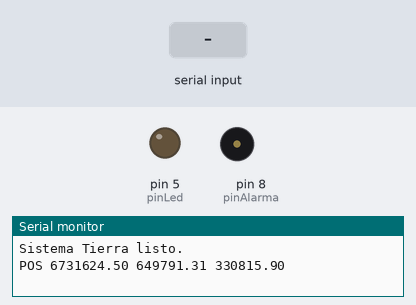
Bench run of a sketch on a simulated Arduino Uno, built with avr-gcc and run on an emulated ATmega328P. Parts: output pins drawn as LEDs (lit = HIGH), buzzer (waves = sounding), the last lines printed to the serial monitor. The test bench sets the inputs (shaded band).

Above: at 1.2 s.
1.3 s: "1!2\n" received over the second serial link
At 1.46 s:
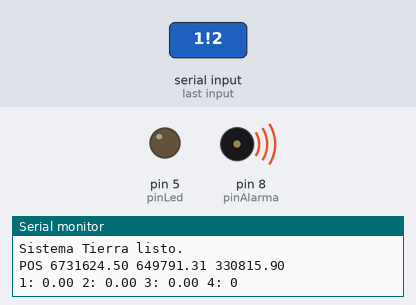
3.1 s: "#:\n" received over the second serial link
At 4.4 s:
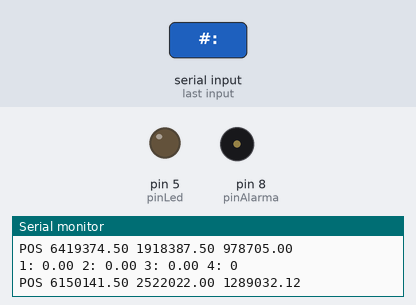
Timing chart, 0 to 6.1 s (numbered marks = the images above; inputs shaded):
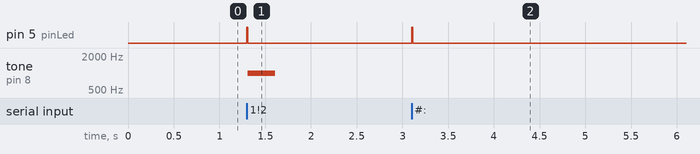

The sketch:

copiatierra.ino
```cpp
#include <SoftwareSerial.h>

SoftwareSerial LoRaSerial(10, 11); // RX, TX

const int pinAlarma = 8;
const int pinLed = 5;

// --- Constantes Orbita ---
const double G = 6.67430e-11;   // Gravitational constant
const double M = 5.97219e24;    // Mass of Earth
const double R_EARTH = 6371000; // Radius of Earth
const double ALTITUDE = 400000; // Altitude of satellite
const double EARTH_ROTATION_RATE = 7.2921159e-5;
const unsigned long MILLIS_BETWEEN_UPDATES = 1000; // Actualizar cada 1 seg
const double TIME_COMPRESSION = 90.0; // Factor de velocidad

// --- Variables Control ---
unsigned long marcaAlarma = 0;
unsigned long marcaLed = 0;
bool alarmaActiva = false;

// --- Variables Orbita ---
unsigned long nextUpdate;
double real_orbital_period;
double r;

// --- Declaración de funciones ---
void simulate_orbit(unsigned long millis_actual, double inclination, int ecef);
void activarAlarma(float freq);
void actualizarAlarma();
void parpadeoLed();

void setup() {
  Serial.begin(9600);
  LoRaSerial.begin(9600);

  // Configuración pines
  pinMode(pinLed, OUTPUT);
  pinMode(pinAlarma, OUTPUT);
  digitalWrite(pinLed, LOW);

  // Inicializar cálculos órbita
  nextUpdate = MILLIS_BETWEEN_UPDATES;
  r = R_EARTH + ALTITUDE;
  real_orbital_period = 2 * PI * sqrt(pow(r, 3) / (G * M));

  Serial.println("Sistema Tierra listo.");
}

void loop() {

  // ==========================================
  // 1. RECEPCIÓN DE DATOS (LoRa -> PC)
  // ==========================================
  if (LoRaSerial.available()) {
    String linea = LoRaSerial.readStringUntil('\n');
    linea.trim(); // Limpiar espacios y saltos

    if (linea.length() > 0) {
      // Activar LED brevemente al recibir datos
      parpadeoLed();

      // Variables para guardar datos
      float temp = 0, hum = 0, dist = 0;
      int ang = 0, num = 0;
      int idx;

      // --- Parseo Seguro ---
      // Buscamos las etiquetas y extraemos el valor hasta el siguiente espacio
      if ((idx = linea.indexOf("#:")) != -1) num = linea.substring(idx + 2).toInt();
      if ((idx = linea.indexOf("1:")) != -1) temp = linea.substring(idx + 2).toFloat();
      if ((idx = linea.indexOf("2:")) != -1) hum = linea.substring(idx + 2).toFloat();
      if ((idx = linea.indexOf("3:")) != -1) dist = linea.substring(idx + 2).toFloat();
      if ((idx = linea.indexOf("4:")) != -1) ang = linea.substring(idx + 2).toInt();

      // --- Enviar al PC (Monitor Serial / Python) ---
      // Python leerá estas lineas para las gráficas
      Serial.print("1: "); Serial.print(temp);
      Serial.print(" 2: "); Serial.print(hum);
      Serial.print(" 3: "); Serial.print(dist);
      Serial.print(" 4: "); Serial.println(ang);

      // --- Lógica de Alarmas ---
      if (linea.indexOf("1!2") >= 0) {
        activarAlarma(1000); // Tono de 1000Hz
      }
    }
  }

  // Actualizar estado del buzzer (si está sonando)
  actualizarAlarma();


  // ==========================================
  // 2. COMANDOS DESDE PC (PC -> LoRa)
  // ==========================================
  if (Serial.available()) {
    String cmd = Serial.readStringUntil('\n');
    LoRaSerial.println(cmd); // Reenviar al satélite
  }


  // ==========================================
  // 3. SIMULACIÓN ORBITA
  // ==========================================
  unsigned long currentTime = millis();
  if (currentTime > nextUpdate) {
    simulate_orbit(currentTime, 0.5, 1); // Inclination 0.5 rad, ECEF activado
    nextUpdate = currentTime + MILLIS_BETWEEN_UPDATES;
  }
}

// ---------------- FUNCIONES AUXILIARES ----------------

void activarAlarma(float freq) {
  tone(pinAlarma, freq);
  alarmaActiva = true;
  marcaAlarma = millis();
}

void actualizarAlarma() {
  // La alarma suena solo por 300ms
  if (alarmaActiva && millis() - marcaAlarma >= 300) {
    noTone(pinAlarma);
    alarmaActiva = false;
  }
}

void parpadeoLed() {
  digitalWrite(pinLed, HIGH);
  delay(10); // Pequeño delay para que se vea el parpadeo
  digitalWrite(pinLed, LOW);
}

void simulate_orbit(unsigned long millis_val, double inclination, int ecef) {
  double time = (millis_val / 1000.0) * TIME_COMPRESSION;
  double angle = 2 * PI * (time / real_orbital_period);

  double x = r * cos(angle);
  double y = r * sin(angle) * cos(inclination);
  double z = r * sin(angle) * sin(inclination);

  if (ecef) {
    double theta = EARTH_ROTATION_RATE * time;
    double x_ecef = x * cos(theta) - y * sin(theta);
    double y_ecef = x * sin(theta) + y * cos(theta);
    x = x_ecef;
    y = y_ecef;
  }

  // IMPORTANTE: El formato debe empezar por "POS" para que Python lo lea
  Serial.print("POS ");
  Serial.print(x);
  Serial.print(" ");
  Serial.print(y);
  Serial.print(" ");
  Serial.println(z);
}
```

Measured:
- after the input at 1.3 s, pin 5 (pinLed): LOW → HIGH at once, → LOW 0.01 s later; tone on pin 8 (pinAlarma): silent → 1000 Hz at once, → silent 0.30 s later
- after the input at 3.1 s, pin 5 (pinLed): LOW → HIGH at once, → LOW 0.01 s later
